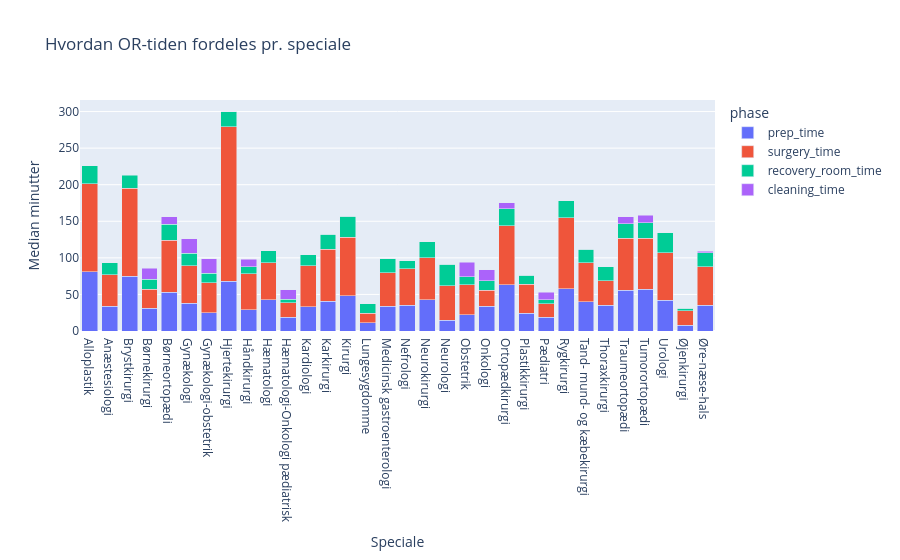

The code cell stored with this chart in its notebook:
### Code cell
import plotly.express as px

fig = px.bar(
    eff_long,
    x="Speciale",
    y="minutes",
    color="phase",
    title="Hvordan OR-tiden fordeles pr. speciale",
    barmode="stack"
)

fig.update_layout(
    xaxis_title="Speciale",
    yaxis_title="Median minutter"
)

fig.show()

### Figure 1 — Plotly figure (JSON) as saved in the notebook; plotly's stock layout.template omitted (floating-point values rounded to 4 significant figures)
{"data": [{"hovertemplate": "phase=prep_time<br>Speciale=%{x}<br>minutes=%{y}<extra></extra>", "legendgroup": "prep_time", "marker": {"color": "#636efa", "pattern": {"shape": ""}}, "name": "prep_time", "orientation": "v", "showlegend": true, "textposition": "auto", "type": "bar", "x": ["Alloplastik", "Anæstesiologi", "Brystkirurgi", "Børnekirurgi", "Børneortopædi", "Gynækologi", "Gynækologi-obstetrik", "Hjertekirurgi", "Håndkirurgi", "Hæmatologi", "Hæmatologi-Onkologi pædiatrisk", "Kardiologi", "Karkirurgi", "Kirurgi", "Lungesygdomme", "Medicinsk gastroenterologi", "Nefrologi", "Neurokirurgi", "Neurologi", "Obstetrik", "Onkologi", "Ortopædkirurgi", "Plastikkirurgi", "Pædiatri", "Rygkirurgi", "Tand- mund- og kæbekirurgi", "Thoraxkirurgi", "Traumeortopædi", "Tumorortopædi", "Urologi", "Øjenkirurgi", "Øre-næse-hals"], "xaxis": "x", "y": [81.0, 34.0, 75.0, 31.0, 53.0, 38.0, 25.0, 68.0, 29.0, 43.0, 18.5, 33.0, 41.0, 48.0, 11.0, 34.0, 35.0, 43.0, 15.0, 22.0, 34.0, 63.0, 24.0, 19.0, 58.0, 40.0, 35.0, 56.0, 57.0, 42.0, 8.0, 35.0], "yaxis": "y"}, {"hovertemplate": "phase=surgery_time<br>Speciale=%{x}<br>minutes=%{y}<extra></extra>", "legendgroup": "surgery_time", "marker": {"color": "#EF553B", "pattern": {"shape": ""}}, "name": "surgery_time", "orientation": "v", "showlegend": true, "textposition": "auto", "type": "bar", "x": ["Alloplastik", "Anæstesiologi", "Brystkirurgi", "Børnekirurgi", "Børneortopædi", "Gynækologi", "Gynækologi-obstetrik", "Hjertekirurgi", "Håndkirurgi", "Hæmatologi", "Hæmatologi-Onkologi pædiatrisk", "Kardiologi", "Karkirurgi", "Kirurgi", "Lungesygdomme", "Medicinsk gastroenterologi", "Nefrologi", "Neurokirurgi", "Neurologi", "Obstetrik", "Onkologi", "Ortopædkirurgi", "Plastikkirurgi", "Pædiatri", "Rygkirurgi", "Tand- mund- og kæbekirurgi", "Thoraxkirurgi", "Traumeortopædi", "Tumorortopædi", "Urologi", "Øjenkirurgi", "Øre-næse-hals"], "xaxis": "x", "y": [120.0, 43.0, 120.0, 26.0, 71.0, 51.0, 41.0, 211.0, 49.0, 50.5, 20.0, 56.0, 71.0, 80.0, 13.0, 45.5, 50.0, 57.0, 47.0, 41.0, 22.0, 81.0, 40.0, 18.0, 97.0, 53.0, 34.0, 70.5, 70.0, 65.0, 20.0, 53.0], "yaxis": "y"}, {"hovertemplate": "phase=recovery_room_time<br>Speciale=%{x}<br>minutes=%{y}<extra></extra>", "legendgroup": "recovery_room_time", "marker": {"color": "#00cc96", "pattern": {"shape": ""}}, "name": "recovery_room_time", "orientation": "v", "showlegend": true, "textposition": "auto", "type": "bar", "x": ["Alloplastik", "Anæstesiologi", "Brystkirurgi", "Børnekirurgi", "Børneortopædi", "Gynækologi", "Gynækologi-obstetrik", "Hjertekirurgi", "Håndkirurgi", "Hæmatologi", "Hæmatologi-Onkologi pædiatrisk", "Kardiologi", "Karkirurgi", "Kirurgi", "Lungesygdomme", "Medicinsk gastroenterologi", "Nefrologi", "Neurokirurgi", "Neurologi", "Obstetrik", "Onkologi", "Ortopædkirurgi", "Plastikkirurgi", "Pædiatri", "Rygkirurgi", "Tand- mund- og kæbekirurgi", "Thoraxkirurgi", "Traumeortopædi", "Tumorortopædi", "Urologi", "Øjenkirurgi", "Øre-næse-hals"], "xaxis": "x", "y": [25.0, 16.0, 18.0, 14.0, 22.0, 17.0, 13.0, 21.0, 10.0, 16.5, 5.0, 15.0, 20.0, 29.0, 13.0, 19.0, 11.0, 22.0, 29.0, 11.0, 13.0, 23.0, 12.0, 6.0, 23.0, 19.0, 19.0, 20.0, 21.0, 27.0, 3.0, 19.0], "yaxis": "y"}, {"hovertemplate": "phase=cleaning_time<br>Speciale=%{x}<br>minutes=%{y}<extra></extra>", "legendgroup": "cleaning_time", "marker": {"color": "#ab63fa", "pattern": {"shape": ""}}, "name": "cleaning_time", "orientation": "v", "showlegend": true, "textposition": "auto", "type": "bar", "x": ["Alloplastik", "Anæstesiologi", "Brystkirurgi", "Børnekirurgi", "Børneortopædi", "Gynækologi", "Gynækologi-obstetrik", "Hjertekirurgi", "Håndkirurgi", "Hæmatologi", "Hæmatologi-Onkologi pædiatrisk", "Kardiologi", "Karkirurgi", "Kirurgi", "Lungesygdomme", "Medicinsk gastroenterologi", "Nefrologi", "Neurokirurgi", "Neurologi", "Obstetrik", "Onkologi", "Ortopædkirurgi", "Plastikkirurgi", "Pædiatri", "Rygkirurgi", "Tand- mund- og kæbekirurgi", "Thoraxkirurgi", "Traumeortopædi", "Tumorortopædi", "Urologi", "Øjenkirurgi", "Øre-næse-hals"], "xaxis": "x", "y": [0.0, 0.0, NaN, 15.0, 10.0, 20.0, 20.0, 0.0, 10.0, 0.0, 13.0, NaN, 0.0, 0.0, 0.0, 0.0, 0.0, 0.0, 0.0, 20.0, 15.0, 8.0, 0.0, 10.0, 0.0, 0.0, 0.0, 10.0, 10.0, 0.0, 0.0, 2.0], "yaxis": "y"}], "layout": {"barmode": "stack", "legend": {"title": {"text": "phase"}, "tracegroupgap": 0}, "title": {"text": "Hvordan OR-tiden fordeles pr. speciale"}, "xaxis": {"anchor": "y", "domain": [0, 1], "title": {"text": "Speciale"}}, "yaxis": {"anchor": "x", "domain": [0, 1], "title": {"text": "Median minutter"}}}}
